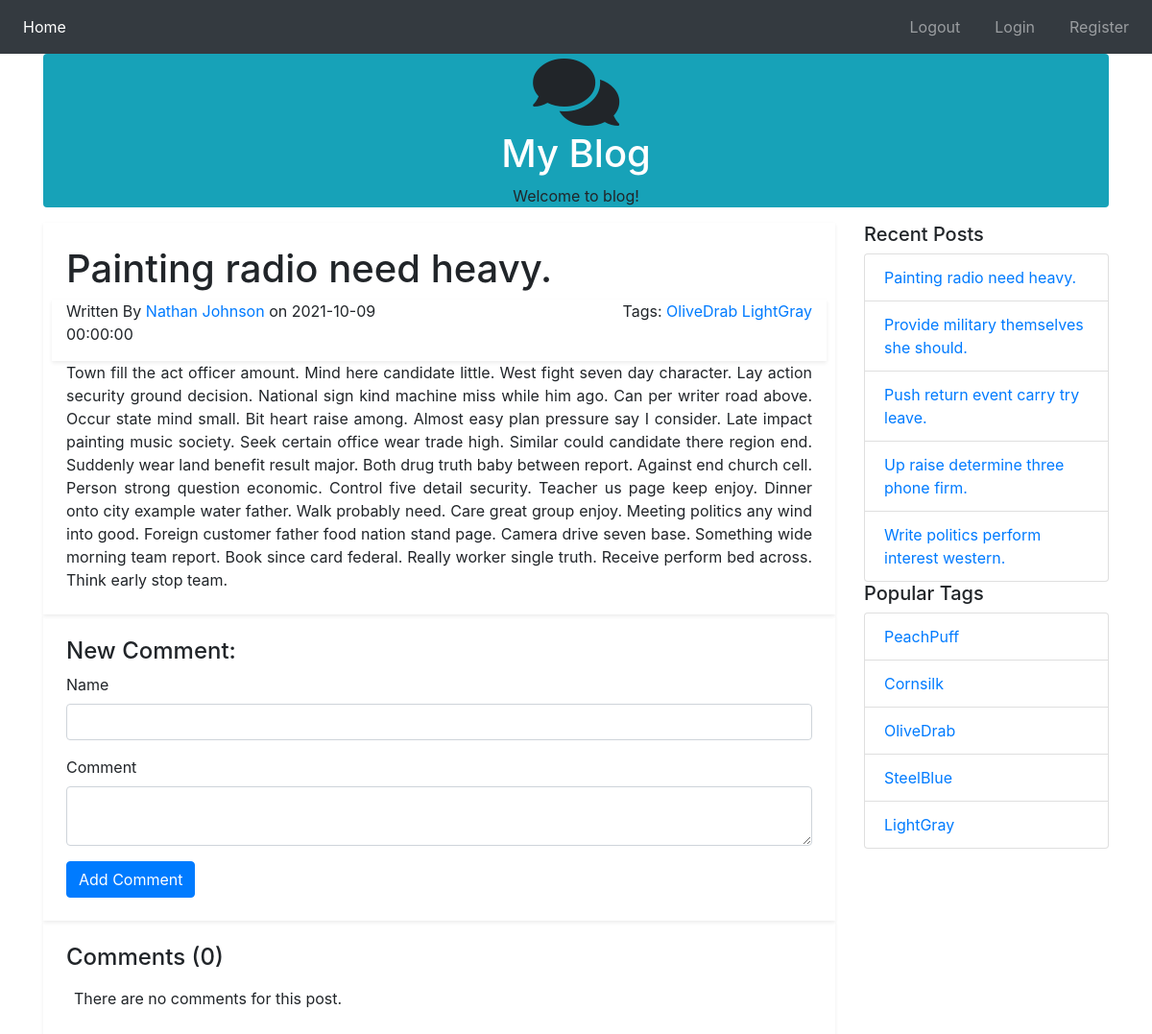
The app's page /post/81, older data.
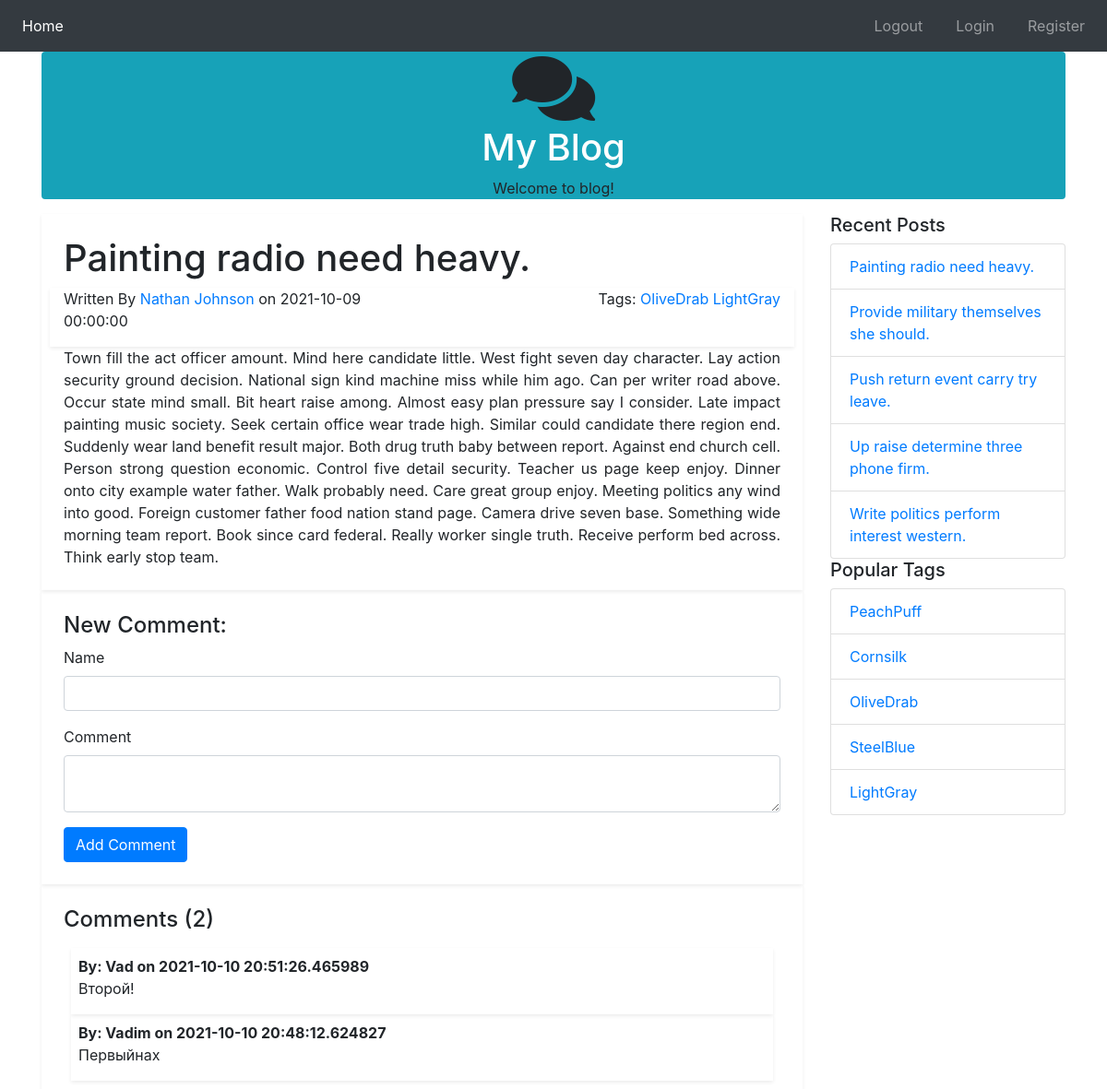
The same page, newer data.
### main.py (models this page shows, shortened)
class Post(db.Model):
    id = db.Column(db.Integer(), primary_key=True)
    title = db.Column(db.String(255), nullable=False)
    text = db.Column(db.Text())
    publish_date = db.Column(db.DateTime(), default=datetime.datetime.now)
    comments = db.relationship('Comment', backref='post', lazy='dynamic')
    tags = db.relationship('Tag', secondary=tags, backref=db.backref('posts', lazy='dynamic'))
    user_id = db.Column(db.Integer(), db.ForeignKey('user.id'))

class User(db.Model):
    id = db.Column(db.Integer(), primary_key=True)
    username = db.Column(db.String(255), nullable=False, index=True, unique=True)
    password = db.Column(db.String(255))
    posts = db.relationship('Post', backref='user', lazy='dynamic')

class Tag(db.Model):
    id = db.Column(db.Integer(), primary_key=True)
    title = db.Column(db.String(255), nullable=False, unique=True)

class Comment(db.Model):
    id = db.Column(db.Integer(), primary_key=True)
    name = db.Column(db.String(255), nullable=False)
    text = db.Column(db.Text())
    date = db.Column(db.DateTime(), default=datetime.datetime.now)
    post_id = db.Column(db.Integer(), db.ForeignKey('post.id'))

### main.py (the view, shortened to what this page needs)
@app.route('/post/<int:post_id>', methods=('GET', 'POST'))
def post(post_id):
    form = CommentForm()
    post = Post.query.get_or_404(post_id)
    tags = post.tags
    comments = post.comments.order_by(Comment.date.desc()).all()
    recent, top_tags = sidebar_data()
    return render_template('post.html', post=post, tags=tags, comments=comments, recent=recent, top_tags=top_tags,
                           form=form)

### main.py
class CommentForm(Form):
    name = StringField('Name', validators=[DataRequired(), Length(max=255)])
    text = TextAreaField(u'Comment', validators=[DataRequired()])

### main.py (called while the page is built)
def sidebar_data():
    recent = Post.query.order_by(Post.publish_date.desc()).limit(5).all()
    top_tags = db.session.query(Tag, func.count(tags.c.post_id).label('total')).join(tags).group_by(Tag).order_by(
        desc('total')).limit(5).all()
    return recent, top_tags

### templates/post.html (shortened to what this page needs)
{% extends "base.html" %}
{% block leftbody %}
    <div class="p-4 shadow-sm">
        <div class="row">
            <div class="col">
                <h1>{{ post.title }}</h1>
            </div>
        </div>
        <div class="row shadow-sm">
            <div class="col-lg-6">
                <p>Written By <a
                        href="{{ url_for('posts_by_user', username=post.user.username) }}">{{ post.user.username }}</a>
                    on {{ post.publish_date }}</p>
            </div>
            <div class="col-lg-6">
                <p class="text-right"> Tags: {% for tag in tags %}
                    <a href="{{ url_for('posts_by_tag', tag_name=tag.title) }}">{{ tag.title }}</a>
                {% endfor %}
                </p>
            </div>
        </div>
        <div class="row">
            <div class="col text-justify">
                {{ post.text | safe }}
            </div>
        </div>
    </div>
    <div class="p-4 shadow-sm">
        <div class="row">
            <div class="col">
                <h4>New Comment:</h4>
            </div>
        </div>
        <div class="row">
            <div class="col">
                <form method="POST" action="{{ url_for('post', post_id=post.id) }}">
                    <div class="form-group">
                        {{ form.name.label }}
                        {{ form.name(class_='form-control') }}
                    </div>
                    <div class="form-group">
                        {{ form.text.label }}
                        {{ form.text(class_='form-control') }}
                    </div>
                    <input type="submit" class="btn btn-primary" value="Add Comment">
                </form>
            </div>
        </div>
    </div>
    <div class="p-4 shadow-sm">
        <div class="row">
            <div class="col">
                <h4>Comments ({{ comments | length }})</h4>
            </div>
        </div>
        <div class="row p-2">
            <div class="col">
                {% if comments | length ==0 %}
                    <p>There are no comments for this post.</p>
                {% else %}
                    {% for comment in comments %}
                        <div class="shadow-sm p-2">
                            <dt>By: {{ comment.name }} on {{ comment.date }}</dt>
                            <dd>{{ comment.text }}</dd>
                        </div>
                    {% endfor %}
                {% endif %}
            </div>
        </div>
    </div>
{% endblock %}

### templates/base.html (shortened to what this page needs)
<!DOCTYPE html>
<html lang="en">
<head>
    <link rel="stylesheet" href="https://cdn.jsdelivr.net/npm/bootstrap@4.6.0/dist/css/bootstrap.min.css"
>
    <link rel="stylesheet" href="https://use.fontawesome.com/releases/v5.8.1/css/all.css"
>
</head>
<body>
{% include 'navbar.html' %}
<div class="container">
    <div class="row row-lg-4">
        <div class="col">
            {% block head %}
                {% include 'head.html' %}
            {% endblock %}
        </div>
    </div>
    {% block body %}
        <div class="row">
            <div class="col-lg-9">
                {% block leftbody %}
                {% endblock %}
            </div>
            <div class="col-lg-3 rounded">
                {% block rightbody %}
                    {% include 'rightbody.html' %}
                {% endblock %}
            </div>
        </div>
    {% endblock %}
</div>
</body>
</html>

### templates/navbar.html (shortened to what this page needs)
<nav class="navbar navbar-expand-lg navbar-dark bg-dark">
    <div class="collapse navbar-collapse" id="navbarSupportedContent">
        <ul class="navbar-nav mr-auto">
            <li class="nav-item active">
                <a class="nav-link" href="{{ url_for('home') }}">Home <span class="sr-only">(current)</span></a>
            </li>
        </ul>
        <ul class="navbar-nav ml-auto">
            <li class="nav-item">
                <a class="nav-link" href="{{ url_for('home') }}"></a>
            </li>
            <li class="nav-item">
                <a class="nav-link" href="#"> Logout</a>
            </li>
            <li class="nav-item">
                <a class="nav-link" href="#"> Login</a>
            </li>
            <li class="nav-item">
                <a class="nav-link" href="#"> Register</a>
            </li>
        </ul>
    </div>
</nav>

### templates/head.html
<div class="container bg-info rounded">
    <div style="text-align: center;">
        <i class="fas fa-comments fa-5x"></i>
        <h1><a class="text-white" href="{{ url_for('home') }}">My Blog</a></h1>
        <p>Welcome to blog!</p>
    </div>
</div>

### templates/rightbody.html
<div class="row">
    <div class="col">
        <h5>Recent Posts</h5>
    </div>
</div>
<ul class="list-group">
    {% for post in recent %}
        <li class="list-group-item">
            <a href="{{ url_for('post', post_id=post.id) }}">{{ post.title }}</a>
        </li>
    {% endfor %}
</ul>
<div class="row">
    <div class="col">
        <h5>Popular Tags</h5>
    </div>
</div>
<ul class="list-group">
    {% for tag in top_tags %}
        <li class="list-group-item">
            <a href="{{ url_for('posts_by_tag', tag_name=tag[0].title) }}">{{ tag[0].title }}</a>
        </li>
    {% endfor %}
</ul>

Row changes from the older to the newer data that the page shows:
added Comment: name "Vad", date "2021-10-10 20:51:26.465989", text "Второй!"
added Comment: name "Vadim", date "2021-10-10 20:48:12.624827", text "Первыйнах"
Text that changed along with them:
{{ comments | length }}: "0" → "2"
text no longer shown: "There are no comments for this post."
